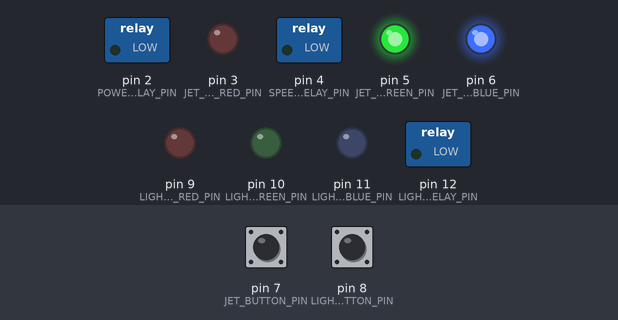
This sketch was run on a simulated Arduino Uno, built with avr-gcc and run on an emulated ATmega328P. Parts: switched loads named in the sketch (green lamp = pin HIGH), output pins drawn as LEDs (lit = HIGH). Inputs (shaded band) come from the test bench; at power-on: pin 7 (JET_BUTTON_PIN) HIGH, pin 8 (LIGHTS_BUTTON_PIN) HIGH.

Above: at 1.2 s.
1.3 s: pin 7 (JET_BUTTON_PIN) pulled LOW for 0.15 s
At 2.9 s:
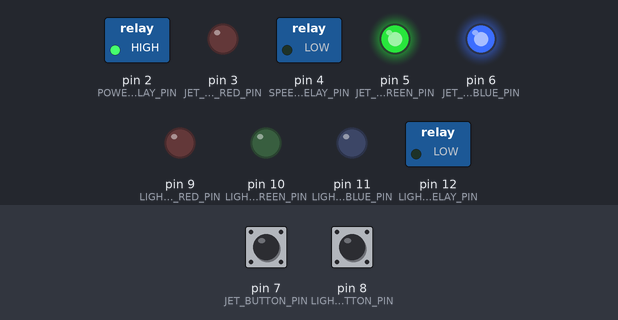
4.4 s: pin 8 (LIGHTS_BUTTON_PIN) pulled LOW for 0.15 s
At 5.0 s:
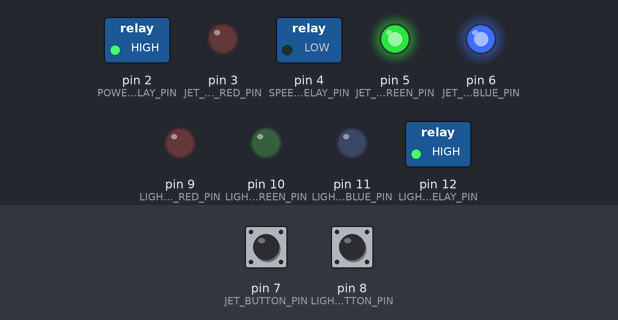
7.4 s: pin 7 (JET_BUTTON_PIN) pulled LOW for 1 s
At 7.76 s:
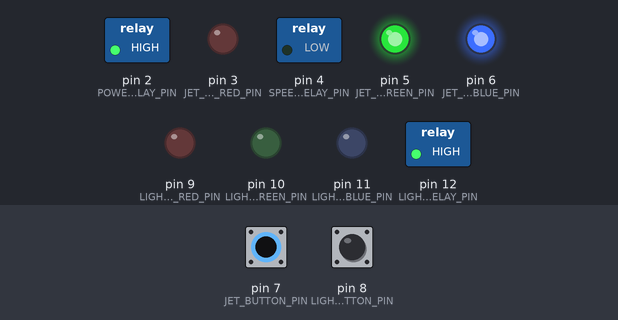
10.4 s: pin 8 (LIGHTS_BUTTON_PIN) pulled LOW for 1 s
At 10.7 s:
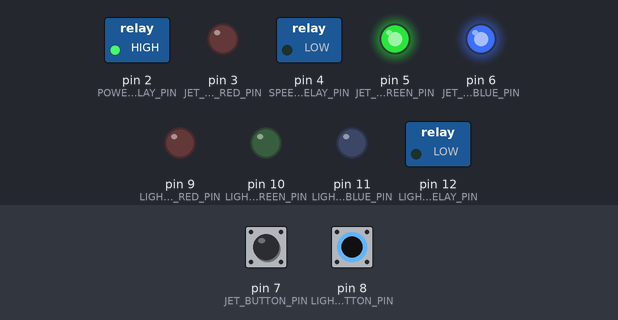
13.5 s: pin 7 (JET_BUTTON_PIN) pulled LOW for 0.15 s
At 13.86 s:
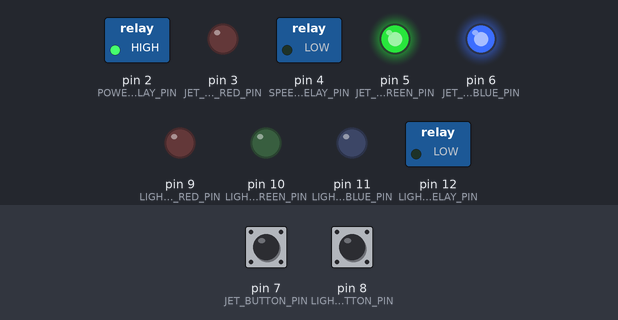
16.5 s: pin 7 (JET_BUTTON_PIN) pulled LOW for 3.2 s
At 18.1 s:
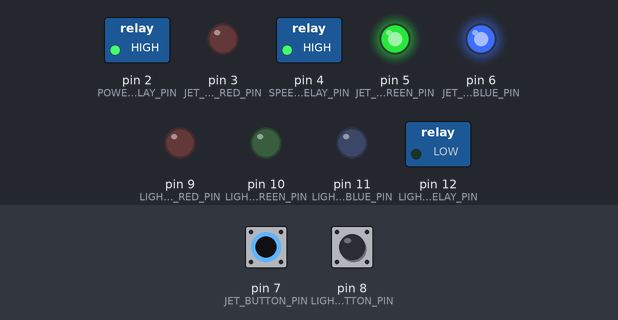
Timing chart, 0 to 23.0 s (numbered marks = the images above; inputs shaded):
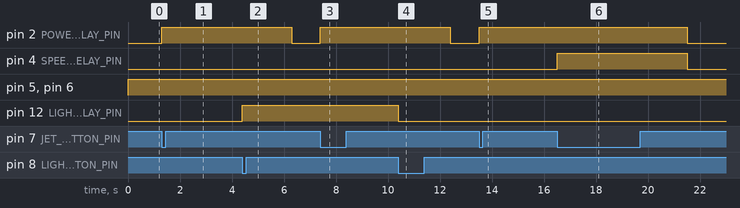

The sketch:

hottub.ino
```cpp
#include "Jets.h"
#include "Lights.h"

const int POWER_RELAY_PIN = 2;
const int JET_BUTTON_RED_PIN = 3;
const int SPEED_RELAY_PIN = 4;
const int JET_BUTTON_GREEN_PIN = 5;
const int JET_BUTTON_BLUE_PIN = 6;
const int JET_BUTTON_PIN = 7;
const int LIGHTS_BUTTON_PIN = 8;
const int LIGHTS_BUTTON_RED_PIN = 9;
const int LIGHTS_BUTTON_GREEN_PIN = 10;
const int LIGHTS_BUTTON_BLUE_PIN = 11;
const int LIGHTS_RELAY_PIN = 12;
const int CIRC_PUMP_RELAY_PIN = 13;
const int THERMOMETER_BUS_PIN = 14;

Jets jets(
    JET_BUTTON_PIN,
    JET_BUTTON_RED_PIN,
    JET_BUTTON_GREEN_PIN,
    JET_BUTTON_BLUE_PIN,
    POWER_RELAY_PIN,
    SPEED_RELAY_PIN);
Lights lights(
    LIGHTS_BUTTON_PIN,
    LIGHTS_BUTTON_RED_PIN,
    LIGHTS_BUTTON_GREEN_PIN,
    LIGHTS_BUTTON_BLUE_PIN,
    LIGHTS_RELAY_PIN);

void setup() {
  jets.setup();
  lights.setup();
}

void loop() {
  jets.update();
  lights.update();
}
```

Debounce.cpp
```cpp
#include "Arduino.h"
#include "Debounce.h"


Debounce::Debounce(unsigned long interval_millis, uint8_t pin)
{
	interval(interval_millis);
	previous_millis = millis();
	state = digitalRead(pin);
    this->pin = pin;
}

// Contributed by Jim Schimpf
void Debounce::write(int new_state)
       {
       	state = new_state;
       	digitalWrite(pin,state);
       }

void Debounce::interval(unsigned long interval_millis)
{
  this->interval_millis = interval_millis;
}

int Debounce::update()
{
	uint8_t newState = digitalRead(pin);
	if (state != newState ) {
  		if (millis() - previous_millis >= interval_millis) {
  			previous_millis = millis();
  			state = newState;
  			return 1;
	}
  }

  return 0;

}

int Debounce::read()
{
	return (int)state;
}
```

Debounce.h
```cpp
#ifndef Debounce_h
#define Debounce_h

#include <inttypes.h>

class Debounce
{

public:
  Debounce(unsigned long interval_millis, uint8_t pin );
  void interval(unsigned long interval_millis);
  int update();
  int read();
  // Contributed by Jim Schimpf
  void write(int new_state);

private:
  unsigned long  previous_millis, interval_millis;
  uint8_t state;
  uint8_t pin;
};

#endif
```

Jets.cpp
```cpp
#include <Arduino.h>
#include "Jets.h"

#define SHUTOFF 5000
#define WARN 4000

Jets::Jets(int button, int r, int g, int b, int power, int speed):
    _rgb(r, g, b),  _power(power), _speed(speed),
    _bp(button), _button(50, button), _state(0),
    _last(0), _button_state(LOW), _is_warn(false) {}

void Jets::setup() {
  _rgb.setup();
  pinMode(_bp, INPUT_PULLUP);
  pinMode(_power, OUTPUT);
  pinMode(_speed, OUTPUT);
  digitalWrite(_power, LOW);
  digitalWrite(_speed, LOW);
  _rgb.set(0, 255, 255);
}

void Jets::update() {
  delay(1);
  _button.update();
  // Check for button.
  int prev = _button_state;
  _button_state = _button.read();
  if (prev == HIGH && _button_state == LOW) {
    // Button press.
    // TODO(rmel): Factor this out.
    _last = millis();
    if (_is_warn) {
      _is_warn = false;
      _rgb.ease_to(0, 255, 255, 500);
    } else {
      _rgb.pulse(255, 255, 255, 500);
      toggle();
    }
  }

  if (_state != 0) {
    // Check for shutoff.
    int t = millis() - _last;
    if (t >= SHUTOFF) {
      _is_warn = false;
      _rgb.ease_to(0, 255, 255, 1000);
      setState(0);
    } else if (t >= WARN && !_is_warn) {
      _is_warn = true;
      _rgb.ease_to(255, 0, 0, 1000);
    }
  }

  _rgb.update();
}

void Jets::toggle() {
  if (_state == 2) {
    setState(0);
  } else {
    setState(_state + 1);
  }
}

void Jets::setState(int state) {
  _is_warn = false;
  if (state == 0) {
    digitalWrite(_power, LOW);
    digitalWrite(_speed, LOW);
  } else if (state == 1) {
    digitalWrite(_power, HIGH);
    digitalWrite(_speed, LOW);
  } else if (state == 2) {
    digitalWrite(_power, HIGH);
    digitalWrite(_speed, HIGH);
  }
  _state = state;
}
```

Jets.h
```cpp
#ifndef Jets_h
#define Jets_h

#include "RGB.h"
#include "Debounce.h"

class Jets
{
  public:
    Jets(int button, int r, int g, int b, int power, int speed);
    void setup();
    void update();
    void toggle();
    void setState(int state);
  private:
    int _state;
    int _last;
    int _button_state;
    int _is_warn;
    RGB _rgb;
    int _power, _speed, _bp;
    Debounce _button;
};

#endif
```

Lights.cpp
```cpp
#include <Arduino.h>
#include "Lights.h"

Lights::Lights(int button, int r, int g, int b, int relay):
    _rgb(r, g, b), _relay(relay),
    _bp(button), _button(50, button),
    _button_state(LOW) {}

void Lights::setup() {
  _rgb.setup();
  _rgb.set(0, 255, 255);
  pinMode(_relay, OUTPUT);
  pinMode(_bp, INPUT_PULLUP);
}

void Lights::update() {
  _button.update();
  // Check for button.
  int prev = _button_state;
  _button_state = _button.read();
  if (prev == HIGH && _button_state == LOW) {
    // Button press.
    _rgb.pulse(255, 255, 255, 500);
    toggle();
  }
}

void Lights::toggle() {
  if (_state == 1) {
    setState(0);
    digitalWrite(_relay, LOW);
  } else {
    setState(_state + 1);
    digitalWrite(_relay, HIGH);
  }
}

void Lights::setState(int state) {
  _state = state;
}
```

Lights.h
```cpp
#ifndef Lights_h
#define Lights_h

#include "RGB.h"
#include "Debounce.h"

class Lights
{
  public:
    Lights(int button, int r, int g, int b, int relay);
    void setup();
    void update();
    void toggle();
    void setState(int state);
  private:
    int _state;
    int _button_state;
    RGB _rgb;
    int _bp, _relay;
    Debounce _button;
};

#endif
```

RGB.cpp
```cpp
#include <Arduino.h>
#include "RGB.h"

RGB::RGB(int r, int g, int b):
    _r(r), _g(g), _b(b),
    _r1(0), _g1(0), _b1(0),
    _r2(0), _g2(0), _b2(0),
    _start(0), _duration(0), _anim(0) {}

void RGB::setup() {
  pinMode(_r, OUTPUT);
  pinMode(_g, OUTPUT);
  pinMode(_b, OUTPUT);
}

void RGB::update() {
  int now;
  float t, p;
  int r, g, b;
  switch (_anim) {
    case 0:
      light(_r1, _g1, _b1);
      break;
    case 1:
      // Ease to.
      now = millis();
      t = now - _start;
      p = t / _duration;
      if (p >= 1) {
        _r1 = _r2;
	_g1 = _g2;
	_b1 = _b2;
	_anim = 0;
	light(_r1, _g1, _b1);
      } else {
        r = lerp(_r1, _r2, p);
        g = lerp(_g1, _g2, p);
        b = lerp(_b1, _b2, p);
        light(r, g, b);
      }
      break;
    case 2:
      // Pulse.
      now = millis();
      t = now - _start;
      p = 1 - (t / _duration);
      if (p <= 0) {
	_anim = 0;
	light(_r1, _g1, _b1);
      }
      r = lerp(_r1, _r2, p);
      g = lerp(_g1, _g2, p);
      b = lerp(_b1, _b2, p);
      light(r, g, b);
      break;
  }
}

void RGB::ease_to(int r, int g, int b, int duration) {
  if (_anim == 1) {
    _r1 = _r2;
    _g1 = _g2;
    _b1 = _b2;
  }
  _r2 = r;
  _g2 = g;
  _b2 = b;
  _anim = 1;
  _start = millis();
  _duration = duration;
}

void RGB::pulse(int r, int g, int b, int duration) {
  if (_anim == 1) {
    _r1 = _r2;
    _g1 = _g2;
    _b1 = _b2;
  }
  _r2 = r;
  _g2 = g;
  _b2 = b;
  _anim = 2;
  _start = millis();
  _duration = duration;
}

void RGB::set(int r, int g, int b) {
  _r1 = r;
  _g1 = g;
  _b1 = b;
  _anim = 0;
}

int RGB::lerp(int a, int b, float p) {
  return a + (p * (b - a));
}

void RGB::light(int r, int g, int b) {
  analogWrite(_r, r);
  analogWrite(_g, g);
  analogWrite(_b, b);
}
```

RGB.h
```cpp
#ifndef RGB_h
#define RGB_h

class RGB
{
  public:
    RGB(int r, int g, int b);
    void setup();
    void update();
    void ease_to(int r, int g, int b, int duration);
    void pulse(int r, int g, int b, int duration);
    void set(int r, int g, int b);
  private:
    void light(int r, int g, int b);
    int lerp(int a, int b, float p);
    int _start, _duration;
    int _r, _g, _b;
    int _r1, _g1, _b1;
    int _r2, _g2, _b2;
    int _anim; // 0 = none, 1 = ease, 2 = pulse.
};

#endif
```

Measured:
- after the input at 1.3 s, pin 2 (POWER_RELAY_PIN): LOW → HIGH at once
- after the input at 4.4 s, pin 3 (JET_BUTTON_RED_PIN): stays LOW (without the input it goes to HIGH after 2.5 s); pin 5 (JET_BUTTON_GREEN_PIN), pin 6 (JET_BUTTON_BLUE_PIN): stays HIGH (without the input it goes to HIGH after 2.5 s); pin 12 (LIGHTS_RELAY_PIN): LOW → HIGH at once
- after the input at 7.4 s, pin 2 (POWER_RELAY_PIN): LOW → HIGH at once
- after the input at 10.4 s, pin 3 (JET_BUTTON_RED_PIN): stays LOW (without the input it goes to HIGH after 2.6 s); pin 5 (JET_BUTTON_GREEN_PIN), pin 6 (JET_BUTTON_BLUE_PIN): stays HIGH (without the input it goes to HIGH after 2.6 s); pin 12 (LIGHTS_RELAY_PIN): HIGH → LOW at once
- after the input at 13.5 s, pin 2 (POWER_RELAY_PIN): LOW → HIGH at once
- after the input at 16.5 s, pin 2 (POWER_RELAY_PIN): stays HIGH (without the input it goes to LOW after 2.0 s); pin 3 (JET_BUTTON_RED_PIN): stays LOW (without the input it goes to HIGH after 2.6 s)
